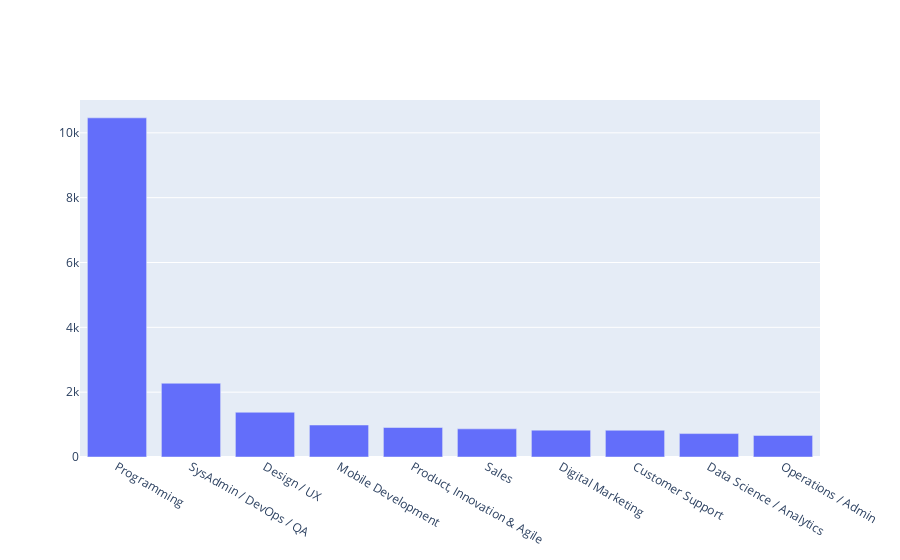

Source (notebook cell):
### Code cell
data=[go.Bar(
    x=num_in_category.index,
    y=num_in_category.values
)]

fig = go.Figure(data)
fig.show()

### Figure 1 — Plotly figure (JSON) as saved in the notebook; plotly's stock layout.template omitted (floating-point values rounded to 4 significant figures)
{"data": [{"type": "bar", "x": ["Programming", "SysAdmin / DevOps / QA", "Design / UX", "Mobile Development", "Product, Innovation & Agile", "Sales", "Digital Marketing", "Customer Support", "Data Science / Analytics", "Operations / Admin"], "y": [10462, 2275, 1380, 987, 910, 868, 829, 825, 722, 666]}], "layout": {}}
